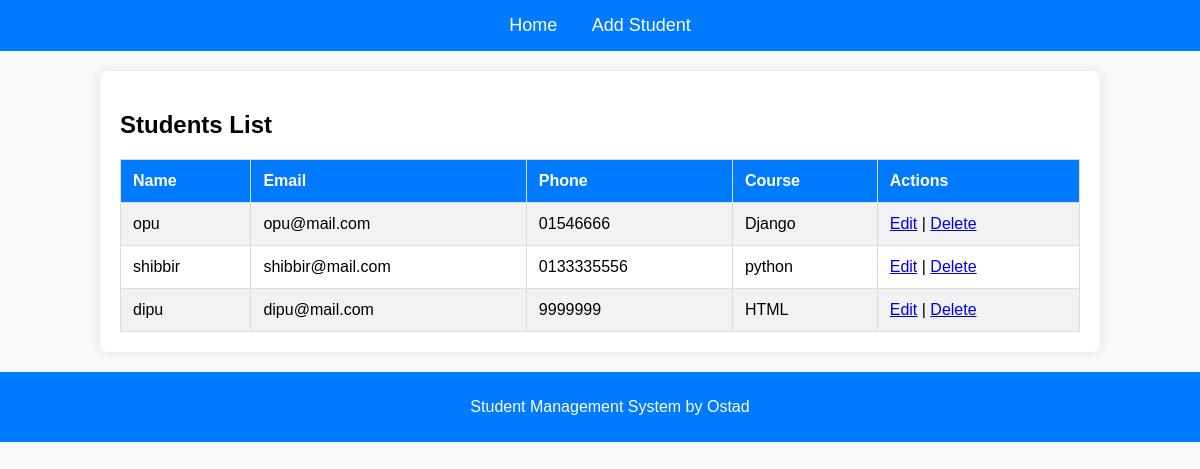
Before: / with the older database file.
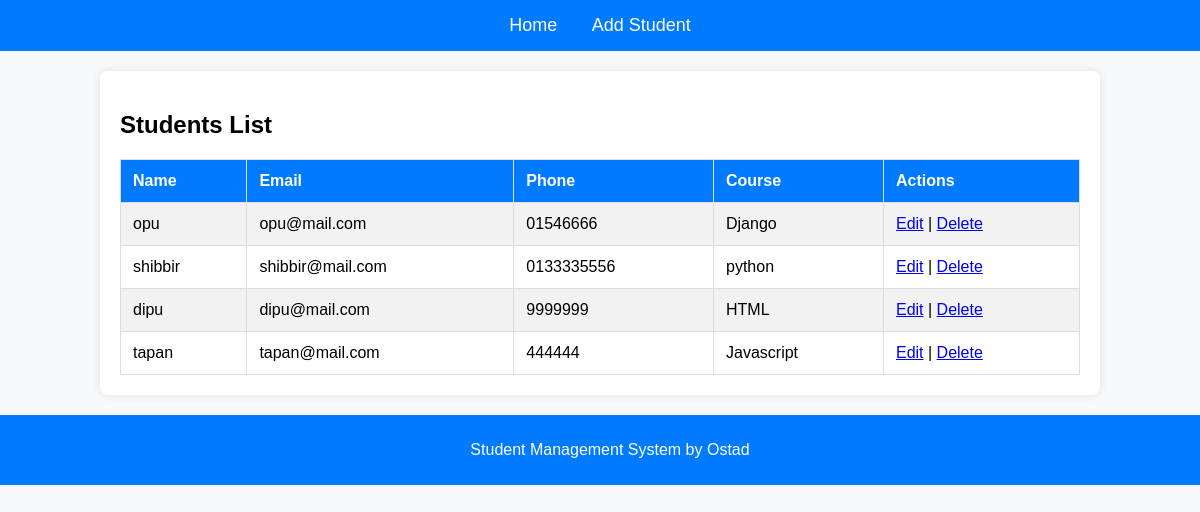
After: the same page with the newer database file.
### students/models.py (models this page shows, shortened)
class Student(models.Model):
    name = models.CharField(max_length=100)
    email = models.EmailField(unique=True)
    phone = models.CharField(max_length=15)
    course = models.CharField(max_length=100)

### students/views.py (the view)
# urls.py: path('', views.student_list, name='student_list'),
def student_list(request):
    students = Student.objects.all()
    return render(request, 'student_list.html', {'students': students})

### students/templates/student_list.html
{% extends 'base.html' %}
{% block content %}
    <h2>Students List</h2>
    <table border="1">
        <tr>
            <th>Name</th>
            <th>Email</th>
            <th>Phone</th>
            <th>Course</th>
            <th>Actions</th>
        </tr>
        {% for student in students %}
        <tr>
            <td>{{ student.name }}</td>
            <td>{{ student.email }}</td>
            <td>{{ student.phone }}</td>
            <td>{{ student.course }}</td>
            <td>
                <a href="{% url 'edit_student' student.id %}">Edit</a> |
                <a href="{% url 'delete_student' student.id %}" onclick="return confirm('Are you sure?')">Delete</a>
            </td>
        </tr>
        {% endfor %}
    </table>
{% endblock %}

### students/templates/base.html (shortened to what this page needs)
{% load static %}
<!DOCTYPE html>
<html lang="en">
<head>
    <link rel="stylesheet" type="text/css" href="{% static 'style.css' %}">
</head>
<body>
    <div class="navbar">
        <a href="{% url 'student_list' %}">Home</a>
        <a href="{% url 'add_student' %}">Add Student</a>
    </div>
    <div class="container">
        {% block content %}{% endblock %}
    </div>
    <div class="footer">
        <p>Student Management System by Ostad</p>
    </div>
</body>
</html>

### students/static/style.css (style rules this page uses)
body { font-family: Arial, sans-serif; margin: 0; padding: 0; background-color: #f8f9fa; }
.navbar { background-color: #007bff; color: white; padding: 15px; text-align: center; }
.navbar a { color: white; text-decoration: none; margin: 0 15px; font-size: 18px; }
.container { width: 80%; margin: auto; background: white; padding: 20px; box-shadow: 0 0 10px rgba(0, 0, 0, 0.1); margin-top: 20px; border-radius: 8px; }
table { width: 100%; border-collapse: collapse; margin-top: 20px; }
table, th, td { border: 1px solid #ddd; }
th, td { padding: 12px; text-align: left; }
th { background-color: #007bff; color: white; }
tr:nth-child(even) { background-color: #f2f2f2; }
.footer { text-align: center; padding: 10px; background: #007bff; color: white; margin-top: 20px; position: relative; bottom: 0; width: 100%; }

Changed rows visible on the page:
added Student: name "tapan", email "tapan@mail.com", phone "444444", course "Javascript"
